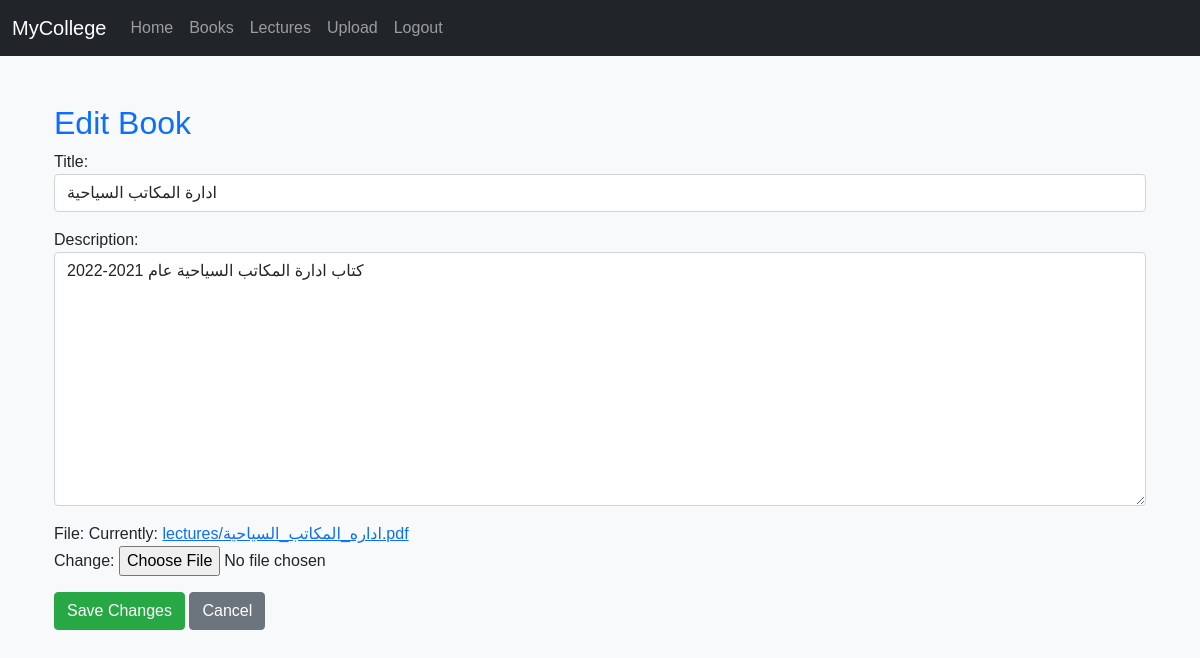
Page /edit/book/1/ (signed in) on the committed database.
### website/models.py (models this page shows, shortened)
class Books(models.Model):
    title = models.CharField(max_length=100)
    description = models.TextField(max_length=300, blank=True, null=True)
    file = models.FileField(upload_to='books/')

### website/views.py (the view)
# urls.py: path('edit/<str:item_type>/<int:item_id>/', views.edit_item, name='edit_item'),
@staff_member_required
def edit_item(request, item_type, item_id):
    if item_type == 'book':
        item = get_object_or_404(Books, id=item_id)
        form_class = BookUploadForm
        redirect_url = 'books'
    elif item_type == 'lecture':
        item = get_object_or_404(Lectures, id=item_id)
        form_class = LectureUploadForm
        redirect_url = 'lectures'
    else:
        raise ValueError("Invalid item type")
    if request.method == "POST":
        form = form_class(request.POST, request.FILES, instance=item)
        if form.is_valid():
            form.save()
            return redirect(redirect_url)
    else:
        form = form_class(instance=item)
    return render(request, 'edit_item.html', {'form': form, 'item': item, 'item_type': item_type})

### website/forms.py
class BookUploadForm(forms.ModelForm):
    class Meta:
        model = Books
        fields = ['title', 'description', 'file']
        widgets = {
            'title': forms.TextInput(attrs={'class': 'form-control', 'placeholder': 'Book Title'}),
            'description': forms.Textarea(attrs={'class': 'form-control', 'placeholder': 'Description'}),
            'file': forms.ClearableFileInput(attrs={'class': 'form-control-file'}),
        }

### templates/edit_item.html (shortened to what this page needs)
{% extends 'base.html' %}
{% block content %}
<div class="container mt-5">
    <h2 class="text-primary">Edit {{ item_type|title }}</h2>
    <form method="POST" enctype="multipart/form-data">
        {{ form.as_p }}
        <button type="submit" class="btn btn-success">Save Changes</button>
        {% if item_type == 'book' %}
            <a href="{% url 'books' %}" class="btn btn-secondary">Cancel</a>
        {% elif item_type == 'lecture' %}
            <a href="{% url 'lectures' %}" class="btn btn-secondary">Cancel</a>
        {% endif %}
    </form>
</div>
{% endblock %}

### static/css/styles.css (style rules this page uses)
body { font-family: Arial, sans-serif; }
body { font-family: Arial, sans-serif; background-color: #f8f9fa; }
.btn-success { background-color: #28a745; border-color: #28a745; }

### rows in the picture
Books: title "ادارة المكاتب السياحية", description "كتاب ادارة المكاتب السياحية عام 2021-2022"

### other values in the picture
{{ item_type|title }} "Book"
